Frame 1 (no input): blank canvas, image omitted
Frame 60 (the mouse pressed at the canvas centre just before this capture): blank canvas, image omitted
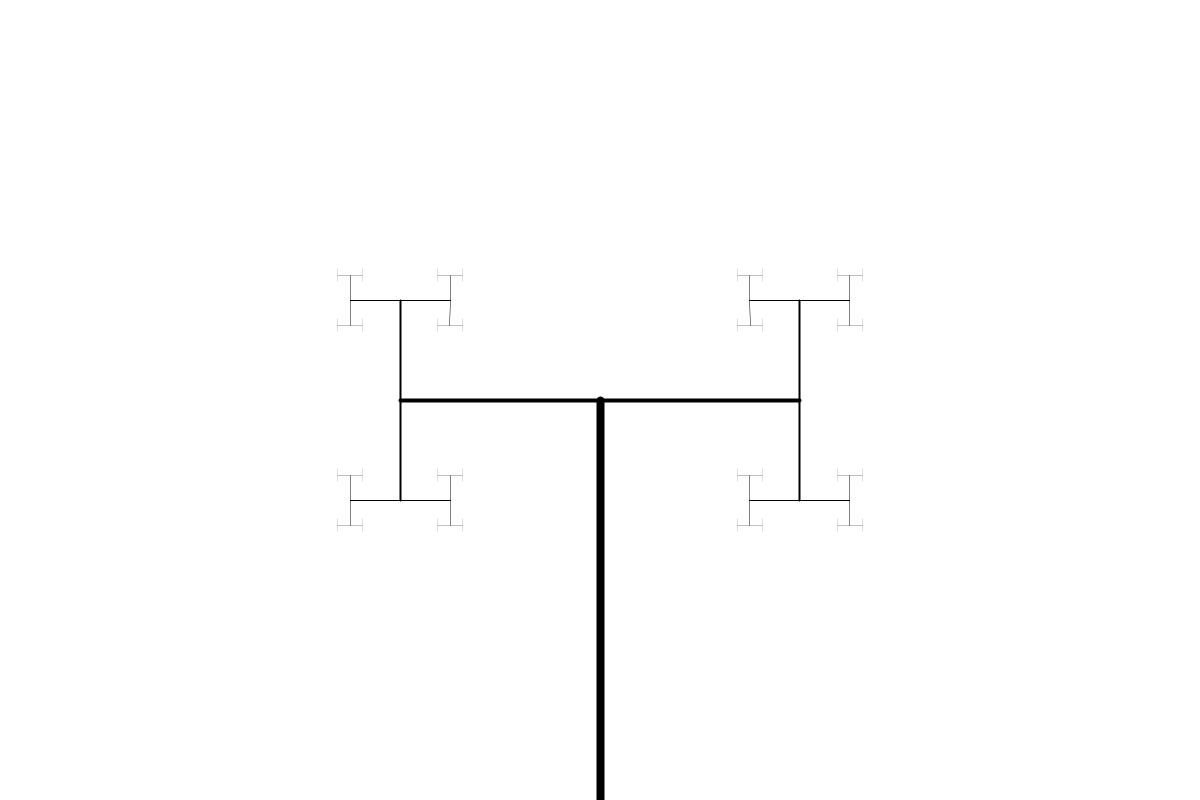
Frame 120 (the mouse held since frame 60 and released just before this capture)

The Processing sketch whose frames 1 and 60 were blank and that drew this single picture after the mouse press (run headless with seeded random() and noise(); from frame 60 on, the mouse is pressed at the canvas centre):

// Processing sketch: treeFractal
// ── treeFractal.pde
float rotate = PI/6;
float branchRatio = 0.5;

void setup() {
  size(1200, 800);
  background(255);
  

  stroke(0);
}
void draw() {
  background(255);
  translate(width/2, height);
  rotate = map(mouseX, 0, width, 0, PI);
  branchRatio = map(mouseY, 0, height, 0.2, 0.8);
  makeTree(height/2);
}

void makeTree(float l0) {
  if (l0 > 5) {
    strokeWeight(l0/50);
    line(0, 0, 0, -l0);
    translate(0, -l0);

    pushMatrix();
    rotate(rotate);
    makeTree(l0*branchRatio);
    popMatrix();

    pushMatrix();
    rotate(-rotate);
    makeTree(l0*branchRatio);
    popMatrix();
  }
}
